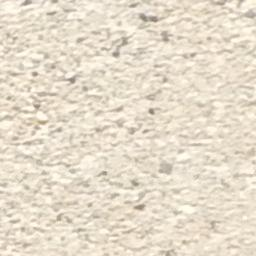
#> input picture data/sdnet/non_cracked/001-108.jpg, 256 x 256 px
$ python -i simulate_defects.py   (imports and definitions only)
#> lines starting #> are read from the running program, lines starting #| are printed output that depends on the picture
#> further down, picture is the input picture: shape (256, 256, 3); mean B, G, R 203.4, 220.8, 231.3
import os
import cv2
import numpy as np
import random
from tqdm import tqdm


# [13 lines left out: function add_corrosion, not called in this run]


def add_leak(img, hue_shift=20, blur_ksize=(15, 15)):
    """Simulate a bluish liquid spill + blur."""
#> called with hue_shift = 20, blur_ksize = (15, 15)
    hsv = cv2.cvtColor(img, cv2.COLOR_BGR2HSV)
#> hsv: shape (256, 256, 3); mean H, S, V 18.9, 31, 231.3
    # Shift hue towards blue
    hsv[:, :, 0] = (hsv[:, :, 0].astype(int) + hue_shift) % 180
#> hsv: shape (256, 256, 3); mean H, S, V 38.9, 31, 231.3
    tinted = cv2.cvtColor(hsv, cv2.COLOR_HSV2BGR)
    return cv2.GaussianBlur(tinted, blur_ksize, 0)
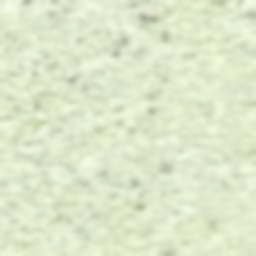
#> returned value: shape (256, 256, 3); mean of channels 0, 1, 2 202.9, 231.3, 222.7; drawn as B, G, R


# [48 lines left out: function simulate, not called in this run]


# [7 lines not run here, left out]

>>> import cv2
>>> picture = cv2.imread('../../../data/sdnet/non_cracked/001-108.jpg')
>>> result = add_leak(picture)

$ run again, on data/sdnet/non_cracked/001-52.jpg
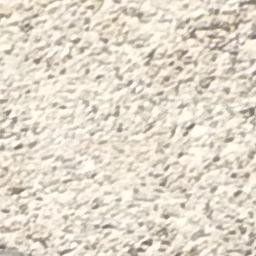
#> input picture data/sdnet/non_cracked/001-52.jpg, 256 x 256 px
#> picture is the input picture: shape (256, 256, 3); mean B, G, R 202.5, 217, 226
#> in add_leak, `return cv2.GaussianBlur(tinted, blur_ksize, 0)`:
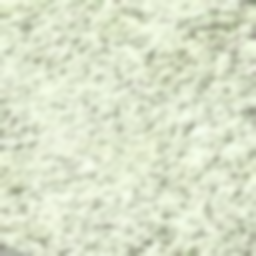
#> returned value: shape (256, 256, 3); mean of channels 0, 1, 2 202, 226, 218.6; drawn as B, G, R

$ run again, on data/sdnet/non_cracked/004-174.jpg
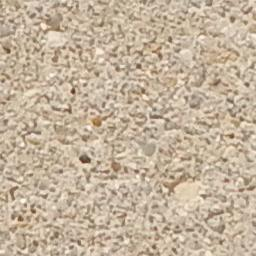
#> input picture data/sdnet/non_cracked/004-174.jpg, 256 x 256 px
#> picture is the input picture: shape (256, 256, 3); mean B, G, R 156.8, 179.3, 197.2
#> in add_leak, `tinted = cv2.cvtColor(hsv, cv2.COLOR_HSV2BGR)`:
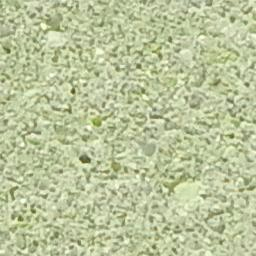
#> tinted: shape (256, 256, 3); mean B, G, R 156.3, 197.2, 187.8
#> in add_leak, `return cv2.GaussianBlur(tinted, blur_ksize, 0)`:
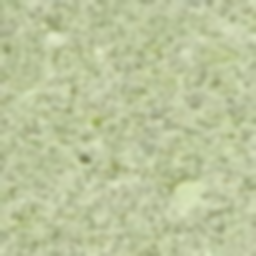
#> returned value: shape (256, 256, 3); mean of channels 0, 1, 2 156.3, 197.2, 187.8; drawn as B, G, R

$ run again, on data/sdnet/non_cracked/004-73.jpg
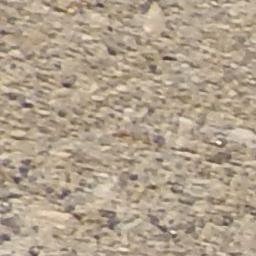
#> input picture data/sdnet/non_cracked/004-73.jpg, 256 x 256 px
#> picture is the input picture: shape (256, 256, 3); mean B, G, R 140.1, 160.8, 177.2
#> in add_leak, `tinted = cv2.cvtColor(hsv, cv2.COLOR_HSV2BGR)`:
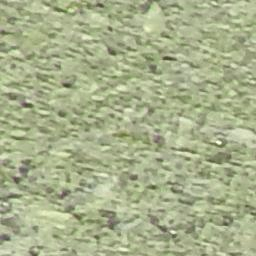
#> tinted: shape (256, 256, 3); mean B, G, R 139.6, 177.1, 168.4
#> in add_leak, `return cv2.GaussianBlur(tinted, blur_ksize, 0)`:
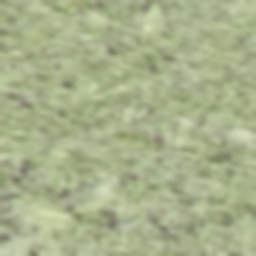
#> returned value: shape (256, 256, 3); mean of channels 0, 1, 2 139.6, 177.1, 168.4; drawn as B, G, R
